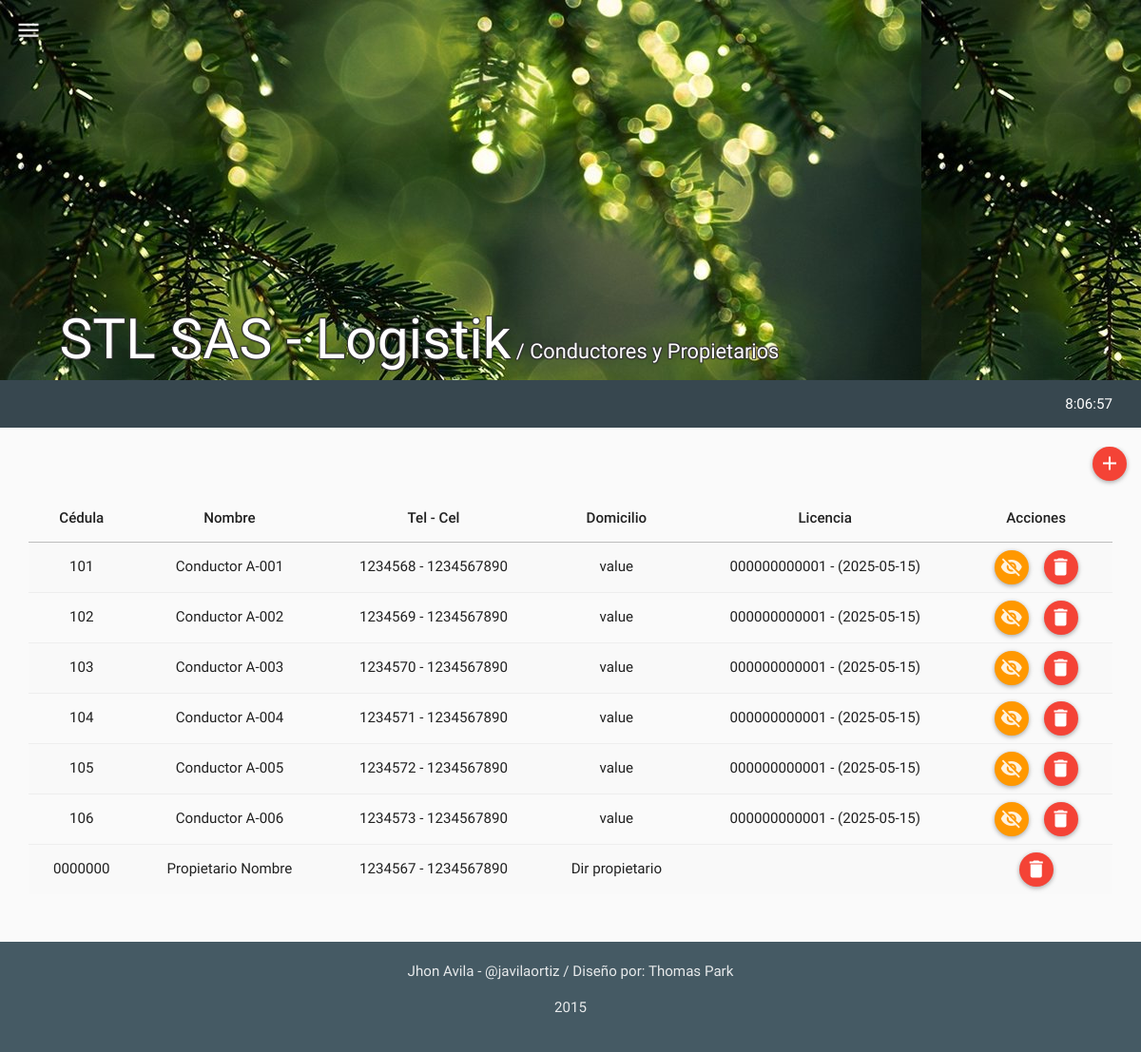
The app's page /mods/personas/personas.php (signed in) with its own data.
### tables this page shows
CREATE TABLE IF NOT EXISTS `tbl_personas` (
  `pe_id` int(11) NOT NULL,
  `pe_nombre` varchar(60) NOT NULL,
  `pe_tel` varchar(60) NOT NULL,
  `pe_cedula` varchar(20) NOT NULL,
  `pe_licencia` varchar(60) NOT NULL,
  `pe_licencia_vigencia` date NOT NULL,
  `pe_dir` varchar(80) NOT NULL,
  `pe_cel` varchar(60) NOT NULL,
  `pe_tipo` int(11) NOT NULL COMMENT '1="propietario" 2="conductor" 3="ambas"',
  `pe_ve_id` int(11) NOT NULL,
  `pe_f1` int(15) NOT NULL,
  `pe_f2` int(15) NOT NULL,
  `pe_f3` int(15) NOT NULL,
  `pe_timestamp` timestamp NOT NULL DEFAULT CURRENT_TIMESTAMP ON UPDATE CURRENT_TIMESTAMP,
  `pe_created` int(11) NOT NULL,
  `pe_estado` int(11) NOT NULL
);

### php/personas.php (the view, shortened to what this page needs)
<?php
class personas{
  function get_personas(){
    $rt = new route();
    if(isset($_SESSION["ses_id"])){
      $qry='SELECT * FROM tbl_personas
            WHERE pe_estado BETWEEN 1 AND 2 ORDER BY pe_nombre ASC';
      $res = mysql_query($qry);
      $item =" ";
      $script ="<script>$(document).ready(function(){";
      while($row_res = mysql_fetch_assoc($res)) {
        if ($row_res["pe_tipo"]==1) {$lic = '';}
        else{$lic = $row_res["pe_licencia"].' - ('.$row_res["pe_licencia_vigencia"].')';}
        $btn_des = "des_persona('".$row_res["pe_id"]."',this)";
        if($row_res["pe_estado"]==1 && $row_res["pe_tipo"]!=1 ){
          $btn_set = '<div id="edt-button" style="display:none;" onclick="" class="btn btn-floating-mini btn-success" title="Modificar"><i class="md  md-edit"></i></div>
                      <div id="des-button" onclick="'.$btn_des.'" class="btn btn-floating-mini btn-warning" title="Deshabilitar"><i class="md  md-visibility-off"></i></div>
                      <div id="del-button" onclick="" class="btn btn-floating-mini btn-danger" title="Borrar"><i class="md  md-delete"></i></div>';
        }else{
          $btn_set = '<div id="edt-button" style="display:none;" onclick="" class="btn btn-floating-mini btn-success" title="Modificar"><i class="md  md-edit"></i></div>
                      <div id="del-button" onclick="" class="btn btn-floating-mini btn-danger" title="Borrar"><i class="md  md-delete"></i></div>';
        }
        $item.='
              <tr id="'.$row_res["pe_cedula"].'">
                <td>'.$row_res["pe_cedula"].'</td>
                <td>'.$row_res["pe_nombre"].'</td>
                <td>'.$row_res["pe_tel"].' - '.$row_res["pe_cel"].'</td>
                <td>'.$row_res["pe_dir"].'</td>
                <td>'.$lic.'</td>
                <td>
                  '.$btn_set.'
                </td>
              </tr>
        ';
        $script.='$("#'.$row_res["pe_cedula"].'").addClass();';
      }
      $script.='});</script>';
    }
    else{$rt->routing($rt->path("login"));}
    $html='
          <table class="table table-striped table-hover ">
            <thead>
              <tr>
                <th>Cédula</th>
                <th>Nombre</th>
                <th>Tel - Cel</th>
                <th>Domicilio</th>
                <th>Licencia</th>
                <th>Acciones</th>
              </tr>
            </thead>
            <tbody>
              '.$item.'
            </tbody>
          </table>
    ';
    return $script.$html;
  }
}
?>

### records on screen
tbl_personas: pe_cedula "101", pe_nombre "Conductor A-001", pe_tel "1234568", pe_cel "1234567890", pe_dir "value", lic "000000000001 - (2025-05-15)"
tbl_personas: pe_cedula "102", pe_nombre "Conductor A-002", pe_tel "1234569", pe_cel "1234567890", pe_dir "value", lic "000000000001 - (2025-05-15)"
tbl_personas: pe_cedula "103", pe_nombre "Conductor A-003", pe_tel "1234570", pe_cel "1234567890", pe_dir "value", lic "000000000001 - (2025-05-15)"
tbl_personas: pe_cedula "104", pe_nombre "Conductor A-004", pe_tel "1234571", pe_cel "1234567890", pe_dir "value", lic "000000000001 - (2025-05-15)"
tbl_personas: pe_cedula "105", pe_nombre "Conductor A-005", pe_tel "1234572", pe_cel "1234567890", pe_dir "value", lic "000000000001 - (2025-05-15)"
tbl_personas: pe_cedula "106", pe_nombre "Conductor A-006", pe_tel "1234573", pe_cel "1234567890", pe_dir "value", lic "000000000001 - (2025-05-15)"
tbl_personas: pe_cedula "0000000", pe_nombre "Propietario Nombre", pe_tel "1234567", pe_cel "1234567890", pe_dir "Dir propietario", pe_estado 1 (drawn)

### other values on screen
$html_snippet->app_name("001", " / Conductores y Propietarios") "STL SAS - Logistik"
$a "/ Conductores y Propietarios"
